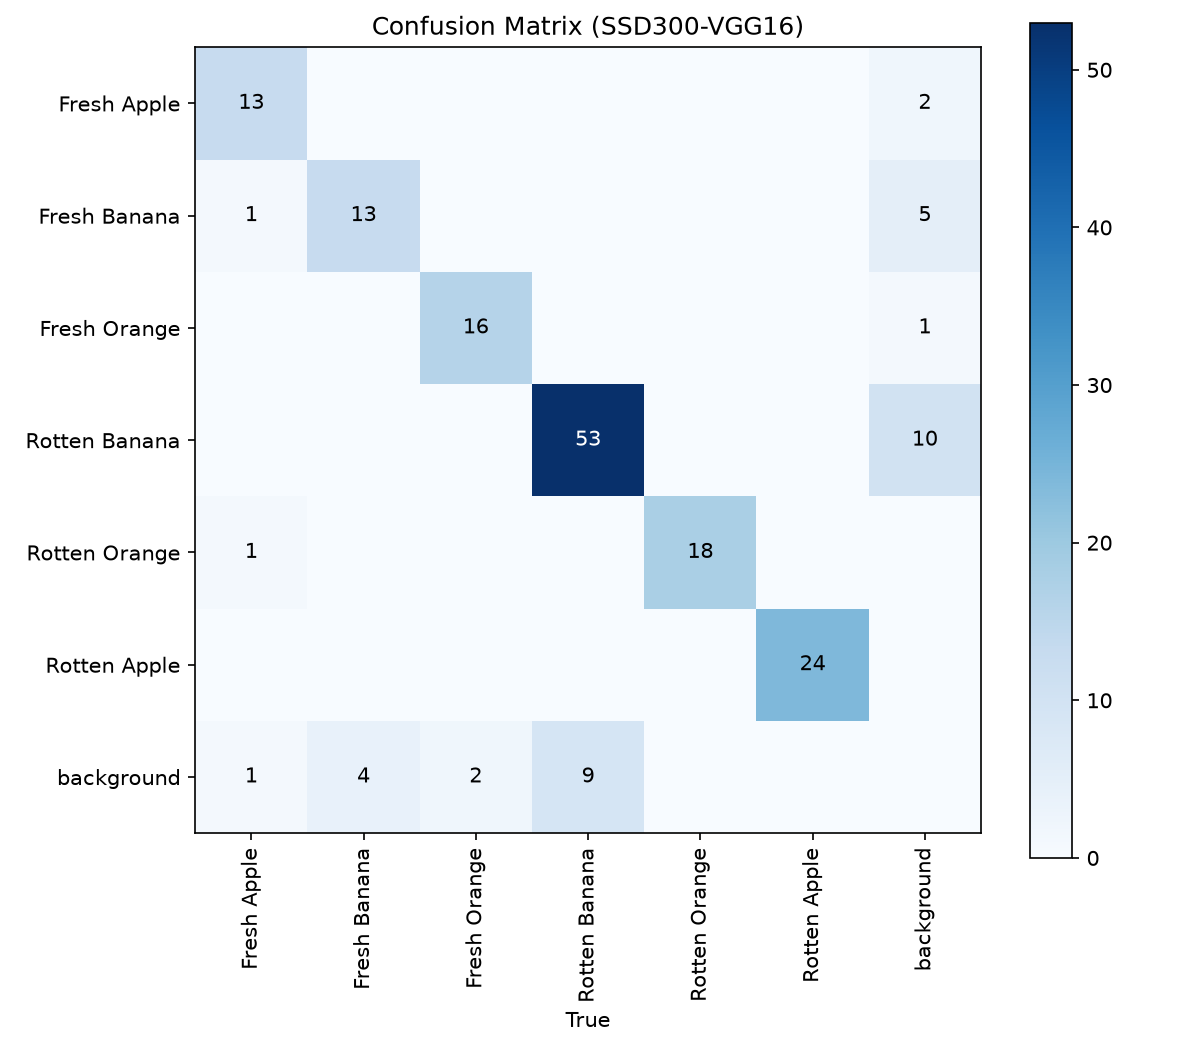

The Python source for this figure:
"""
confusion_matrix.py

在test set上生成SSD模型的混淆矩阵，格式对齐队友YOLO那张图：
7x7矩阵（6个水果类别 + background），
matrix[pred][true] 记录"预测类别 vs 真实类别"的匹配数量。

匹配逻辑（和Ultralytics/YOLO内部逻辑一致的标准做法）：
- 每张图片里，预测框和真实框(GT)按IoU做贪心匹配（IoU >= 阈值才算匹配上）
- 匹配上的一对 (预测类别, 真实类别) -> matrix[pred][true] += 1
  （如果预测类别和真实类别一样，就落在对角线上，即正确检测）
- 没有匹配到任何GT的预测框（误报/false positive）-> matrix[pred][background] += 1
- 没有被任何预测框匹配到的GT（漏检/false negative） -> matrix[background][true] += 1

用法：
    python confusion_matrix.py --checkpoint ssd_fruit_model.pth
"""

import argparse

import numpy as np
import torch
import matplotlib.pyplot as plt
from torch.utils.data import DataLoader

from dataset import FruitDataset, get_transform, collate_fn, NUM_CLASSES, CATEGORY_ID_TO_NAME
from inference import load_model, predict_image


CLASS_IDS = list(CATEGORY_ID_TO_NAME.keys())  # [1,2,3,4,5,6]
CLASS_NAMES = [CATEGORY_ID_TO_NAME[i] for i in CLASS_IDS] + ["background"]
BACKGROUND_INDEX = len(CLASS_IDS)  # 矩阵里background所在的行/列索引 (=6)


def box_iou(box1, box2):
    """计算两个box的IoU，box格式为[xmin, ymin, xmax, ymax]"""
    xmin = max(box1[0], box2[0])
    ymin = max(box1[1], box2[1])
    xmax = min(box1[2], box2[2])
    ymax = min(box1[3], box2[3])

    inter_area = max(0, xmax - xmin) * max(0, ymax - ymin)
    if inter_area == 0:
        return 0.0

    area1 = (box1[2] - box1[0]) * (box1[3] - box1[1])
    area2 = (box2[2] - box2[0]) * (box2[3] - box2[1])
    union_area = area1 + area2 - inter_area

    return inter_area / union_area


def class_id_to_matrix_index(category_id):
    """category_id(1-6) -> 矩阵索引(0-5)"""
    return CLASS_IDS.index(category_id)


def match_predictions_to_gt(pred_boxes, pred_labels, gt_boxes, gt_labels, iou_thresh=0.5):
    """
    贪心匹配：按IoU从高到低，依次把预测框配对给最匹配的真实框。
    返回：
        matched_pairs: [(pred_label, gt_label), ...] 匹配上的(预测类别,真实类别)对
        unmatched_pred_labels: 没匹配到任何GT的预测框类别列表 (false positive)
        unmatched_gt_labels: 没被任何预测框匹配到的GT类别列表 (false negative / 漏检)
    """
    num_pred = len(pred_boxes)
    num_gt = len(gt_boxes)

    if num_pred == 0:
        return [], [], list(gt_labels)
    if num_gt == 0:
        return [], list(pred_labels), []

    # 算出所有预测框和GT框两两之间的IoU
    iou_matrix = np.zeros((num_pred, num_gt))
    for i in range(num_pred):
        for j in range(num_gt):
            iou_matrix[i, j] = box_iou(pred_boxes[i], gt_boxes[j])

    matched_pairs = []
    used_pred = set()
    used_gt = set()

    # 贪心：每次找全局IoU最大的一对，配对后移除，直到没有IoU>=阈值的对为止
    while True:
        i, j = np.unravel_index(np.argmax(iou_matrix), iou_matrix.shape)
        if iou_matrix[i, j] < iou_thresh:
            break
        matched_pairs.append((pred_labels[i], gt_labels[j]))
        used_pred.add(i)
        used_gt.add(j)
        iou_matrix[i, :] = -1
        iou_matrix[:, j] = -1

    unmatched_pred_labels = [pred_labels[i] for i in range(num_pred) if i not in used_pred]
    unmatched_gt_labels = [gt_labels[j] for j in range(num_gt) if j not in used_gt]

    return matched_pairs, unmatched_pred_labels, unmatched_gt_labels


def build_confusion_matrix(model, test_loader, device, score_thresh=0.5, iou_thresh=0.5):
    matrix = np.zeros((len(CLASS_NAMES), len(CLASS_NAMES)), dtype=int)

    for images, targets in test_loader:
        for image_tensor, target in zip(images, targets):
            from PIL import Image
            import torchvision.transforms.functional as TF
            pil_image = TF.to_pil_image(image_tensor)

            pred_boxes, pred_labels, pred_scores = predict_image(
                model, pil_image, device, score_threshold=score_thresh
            )
            pred_boxes = pred_boxes.tolist()
            pred_labels = pred_labels.tolist()

            gt_boxes = target["boxes"].tolist()
            gt_labels = target["labels"].tolist()

            matched_pairs, unmatched_pred, unmatched_gt = match_predictions_to_gt(
                pred_boxes, pred_labels, gt_boxes, gt_labels, iou_thresh
            )

            for pred_label, gt_label in matched_pairs:
                p_idx = class_id_to_matrix_index(pred_label)
                g_idx = class_id_to_matrix_index(gt_label)
                matrix[p_idx, g_idx] += 1

            for pred_label in unmatched_pred:
                p_idx = class_id_to_matrix_index(pred_label)
                matrix[p_idx, BACKGROUND_INDEX] += 1  # 误报：预测了但实际是background

            for gt_label in unmatched_gt:
                g_idx = class_id_to_matrix_index(gt_label)
                matrix[BACKGROUND_INDEX, g_idx] += 1  # 漏检：真实存在但预测成了background

    return matrix


def plot_confusion_matrix(matrix, output_path):
    fig, ax = plt.subplots(figsize=(8, 7))
    im = ax.imshow(matrix, cmap="Blues")

    ax.set_xticks(range(len(CLASS_NAMES)))
    ax.set_yticks(range(len(CLASS_NAMES)))
    ax.set_xticklabels(CLASS_NAMES, rotation=90)
    ax.set_yticklabels(CLASS_NAMES)
    ax.set_xlabel("True")
    ax.set_title("Confusion Matrix (SSD300-VGG16)")

    for i in range(len(CLASS_NAMES)):
        for j in range(len(CLASS_NAMES)):
            value = matrix[i, j]
            if value > 0:
                color = "white" if value > matrix.max() / 2 else "black"
                ax.text(j, i, str(value), ha="center", va="center", color=color)

    fig.colorbar(im, ax=ax)
    plt.tight_layout()
    plt.savefig(output_path, dpi=150)
    print(f"混淆矩阵图已保存到: {output_path}")


def main():
    parser = argparse.ArgumentParser()
    parser.add_argument("--data-root", type=str, default="../data")
    parser.add_argument("--checkpoint", type=str, default="ssd_fruit_model.pth")
    parser.add_argument("--score-thresh", type=float, default=0.5)
    parser.add_argument("--iou-thresh", type=float, default=0.5,
                         help="判定预测框和真实框算“匹配上”的最低IoU要求")
    parser.add_argument("--output", type=str, default="confusion_matrix.png")
    args = parser.parse_args()

    device = torch.device("cuda" if torch.cuda.is_available() else "cpu")
    print(f"使用设备: {device}")

    test_dataset = FruitDataset(args.data_root, split="test", transforms=get_transform(train=False))
    test_loader = DataLoader(
        test_dataset, batch_size=4, shuffle=False, num_workers=0, collate_fn=collate_fn
    )
    print(f"Test集图片数量: {len(test_dataset)}")

    model = load_model(args.checkpoint, device)

    print("正在计算混淆矩阵...")
    matrix = build_confusion_matrix(
        model, test_loader, device,
        score_thresh=args.score_thresh, iou_thresh=args.iou_thresh
    )

    print("\n混淆矩阵 (行=预测类别, 列=真实类别):")
    print(" " * 16 + "".join(f"{n[:10]:>12}" for n in CLASS_NAMES))
    for i, row_name in enumerate(CLASS_NAMES):
        print(f"{row_name:<16}" + "".join(f"{v:>12}" for v in matrix[i]))

    plot_confusion_matrix(matrix, args.output)


if __name__ == "__main__":
    main()
